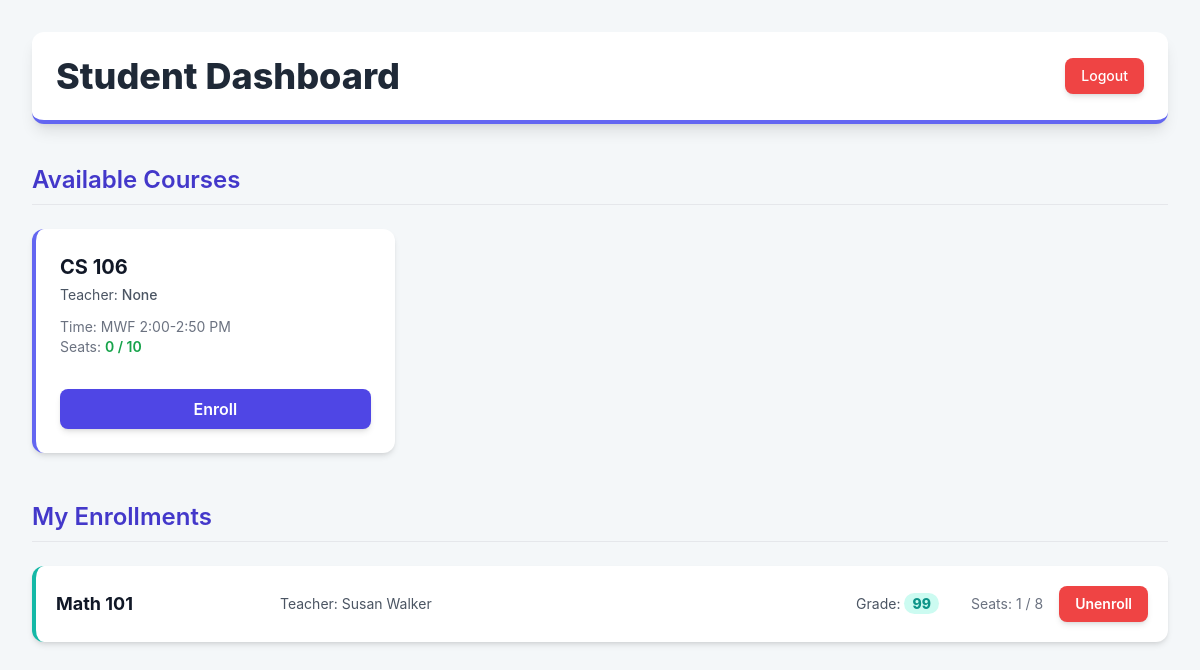
The page /student (signed in) on the database as committed earlier.
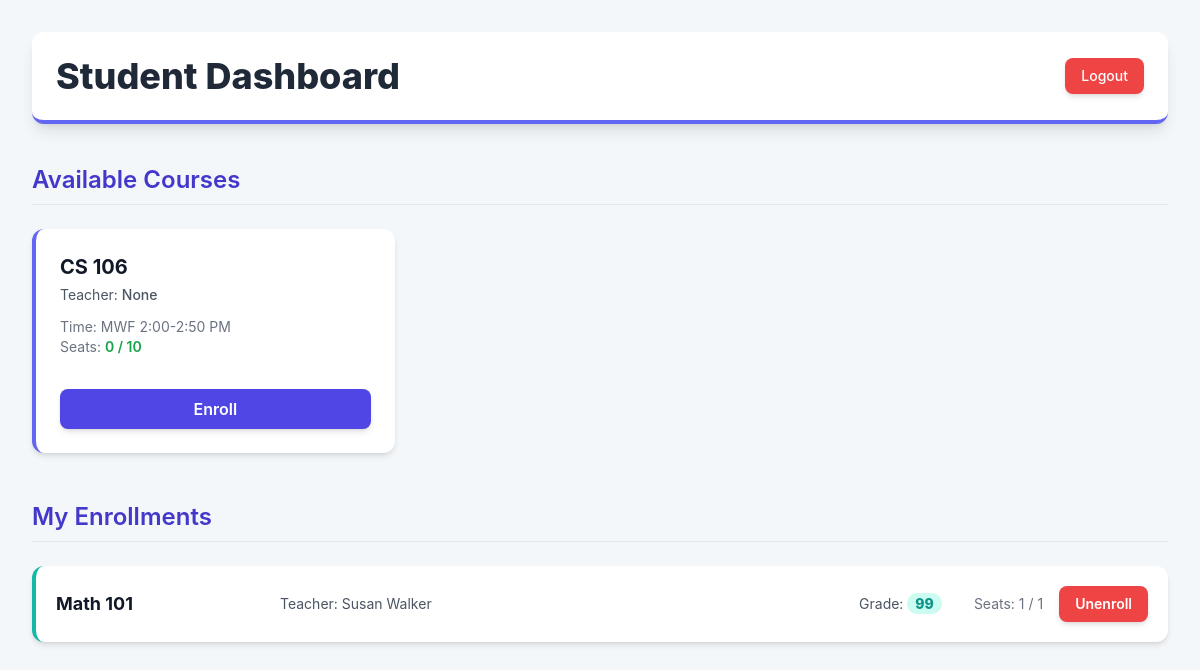
The same page on the database as committed later.
### models.py (models this page shows, shortened)
class Course(db.Model):
    id = db.Column(db.Integer, primary_key=True)
    name = db.Column(db.String(64))
    max_students = db.Column(db.Integer)
    cur_students = db.Column(db.Integer)
    time = db.Column(db.String(32))
    teacher_id = db.Column(db.Integer, db.ForeignKey("user.id"))
    teacher = db.relationship("User", back_populates="courses_taught")
    enrollments = db.relationship("Enrollment", back_populates="course")

class Enrollment(db.Model):
    id = db.Column(db.Integer, primary_key=True)
    student_id = db.Column(db.Integer, db.ForeignKey("user.id"))
    course_id = db.Column(db.Integer, db.ForeignKey("course.id"))
    grade = db.Column(db.String(4))
    student = db.relationship("User", back_populates="enrollments")
    course = db.relationship("Course", back_populates="enrollments")

class User(db.Model):
    id = db.Column(db.Integer, primary_key=True)
    username = db.Column(db.String(64), unique=True, nullable=False)
    realname = db.Column(db.String(64), unique=False, nullable=False)
    password_hash = db.Column(db.String(128))
    user_type = db.Column(db.String(16))  # student / teacher / admin
    enrollments = db.relationship("Enrollment", back_populates="student")
    courses_taught = db.relationship("Course", back_populates="teacher")

### app.py (the view)
@app.route("/student")
def student_dashboard():
    if not g.user or g.user.user_type != "student":
        return redirect("/login")
    courses = Course.query.all()
    my_enrollments = Enrollment.query.filter_by(student_id=g.user.id).all()
    enrolled_course_ids = {e.course_id for e in my_enrollments}
    available_courses = []
    course_student_counts = {}
    all_enrollments = Enrollment.query.all()
    for enrollment in all_enrollments:
        course_student_counts[enrollment.course_id] = course_student_counts.get(enrollment.course_id, 0) + 1
    for course in courses:
        course.cur_students = course_student_counts.get(course.id, 0)
        if course.id not in enrolled_course_ids:
            available_courses.append(course)
    return render_template(
        "student_dashboard.html",
        courses=available_courses,
        my_enrollments=my_enrollments
    )

### app.py (called while the page is built)
@app.before_request
def load_user():
    g.user = None
    if "user_id" in session:
        g.user = User.query.get(session["user_id"])

### templates/student_dashboard.html (shortened to what this page needs)
<!DOCTYPE html>
<html lang="en">
<head>
    <script src="https://cdn.tailwindcss.com"></script>
</head>
<body class="min-h-screen p-8">
<div class="max-w-6xl mx-auto">
    <header class="mb-10 p-6 bg-white rounded-xl shadow-lg border-b-4 border-indigo-500 flex justify-between items-center">
        <h1 class="text-4xl font-extrabold text-gray-800">
            Student Dashboard
        </h1>
        <a href="/logout"
           class="py-2 px-4 text-sm font-medium text-white bg-red-500 rounded-lg shadow-md
                  hover:bg-red-600 transition duration-150 ease-in-out focus:outline-none focus:ring-2
                  focus:ring-red-500 focus:ring-offset-2">
            Logout
        </a>
    </header>
    <section class="mb-12">
        <h2 class="text-2xl font-semibold text-indigo-700 mb-6 border-b pb-2">
            Available Courses
        </h2>
        {% if courses %}
            <div class="grid grid-cols-1 md:grid-cols-2 lg:grid-cols-3 gap-6">
                {% for c in courses %}
                    {% set is_full = c.cur_students >= c.max_students %}
                    <div class="bg-white p-6 rounded-xl shadow-md dashboard-card flex flex-col justify-between border-l-4
                                {% if is_full %}border-red-500{% else %}border-indigo-500{% endif %}">
                        <div>
                            <h3 class="text-xl font-bold text-gray-900 mb-1">{{ c.name }}</h3>
                            <p class="text-sm text-gray-600 mb-3">
                                Teacher: <span class="font-medium">{{ c.teacher.realname if c.teacher else "None" }}</span>
                            </p>
                            <p class="text-sm text-gray-500">
                                Time: {{ c.time }}
                            </p>
                            <p class="text-sm text-gray-500 mb-4">
                                Seats: <span class="font-semibold {% if is_full %}text-red-500{% else %}text-green-600{% endif %}">
                                    {{ c.cur_students }} / {{ c.max_students }}
                                </span>
                            </p>
                        </div>
                        {% if is_full %}
                            <div class="mt-4 p-2 bg-red-100 text-red-700 font-semibold text-center rounded-lg shadow-inner">
                                Course is Full!
                            </div>
                        {% else %}
                            <form method="POST" action="/enroll/{{ c.id }}" class="mt-4">
                                <button type="submit"
                                        class="w-full py-2 px-4 bg-indigo-600 text-white font-semibold rounded-lg shadow-md
                                               hover:bg-indigo-700 transition duration-150 ease-in-out focus:outline-none
                                               focus:ring-2 focus:ring-indigo-500 focus:ring-offset-2">
                                    Enroll
                                </button>
                            </form>
                        {% endif %}
                    </div>
                {% endfor %}
            </div>
        {% else %}
            <p class="text-gray-500 p-4 bg-white rounded-lg shadow-sm">No new courses are currently available for enrollment.</p>
        {% endif %}
    </section>
    <section>
        <h2 class="text-2xl font-semibold text-indigo-700 mb-6 border-b pb-2">
            My Enrollments
        </h2>
        {% if my_enrollments %}
            <div class="space-y-4">
                {% for e in my_enrollments %}
                    <div class="bg-white p-5 rounded-xl shadow-md dashboard-card flex justify-between items-center border-l-4 border-teal-500">
                        <div class="flex flex-col md:flex-row md:items-center space-y-2 md:space-y-0 md:space-x-8 w-full">
                            <h3 class="text-lg font-bold text-gray-900 w-48 truncate">{{ e.course.name }}</h3>
                            <div class="text-sm text-gray-600 flex-grow">
                                <span class="block md:inline-block">Teacher: {{ e.course.teacher.realname if e.course.teacher else "None" }}</span>
                            </div>
                            <div class="text-sm text-gray-600">
                                Grade:
                                <span class="font-extrabold text-teal-600 bg-teal-100 px-2 py-0.5 rounded-full">
                                    {{ e.grade }}
                                </span>
                            </div>
                            <div class="text-sm text-gray-500">
                                Seats: {{ e.course.cur_students }} / {{ e.course.max_students }}
                            </div>
                        </div>
                        <form method="POST" action="/enroll/{{ e.course_id }}" class="ml-4 flex-shrink-0">
                            <button type="submit"
                                    class="py-2 px-4 bg-red-500 text-white text-sm font-semibold rounded-lg shadow-md hover:bg-red-600 transition duration-150 ease-in-out focus:outline-none focus:ring-2 focus:ring-red-500 focus:ring-offset-2">
                                Unenroll
                            </button>
                        </form>
                    </div>
                {% endfor %}
            </div>
        {% else %}
            <p class="text-gray-500 p-4 bg-white rounded-lg shadow-sm">You are not currently enrolled in any courses.</p>
        {% endif %}
    </section>
</div>
</body>
</html>

### templates/student_dashboard.html (style rules this page uses)
body { font-family: 'Inter', sans-serif; background-color: #f4f7f9; }
.dashboard-card { transition: transform 0.2s, box-shadow 0.2s; }

Rows that differ between the two databases and show on the page:
changed through a linked row, Enrollment "Math 101": course.max_students "8" → "1"
